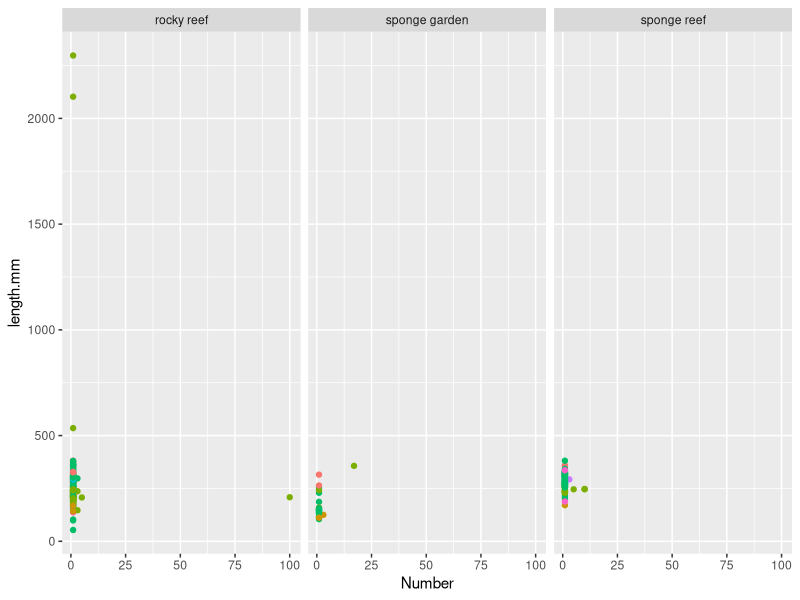
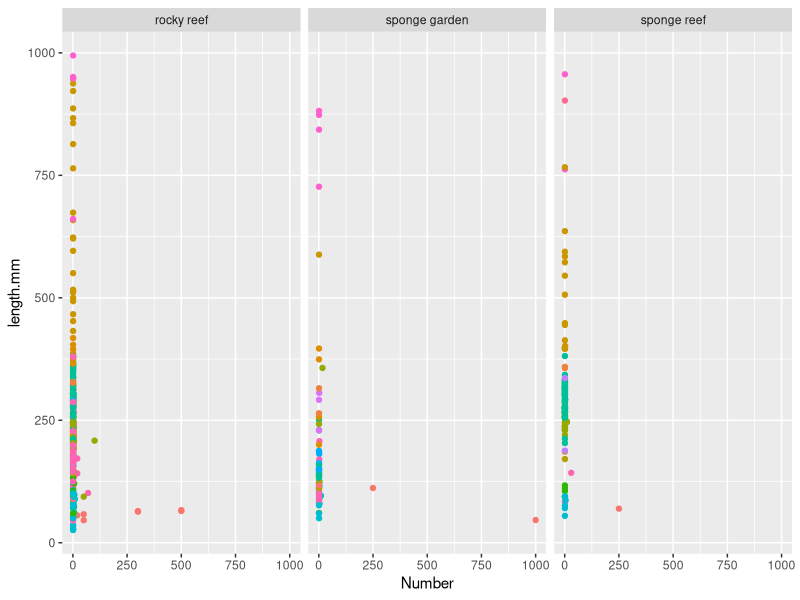
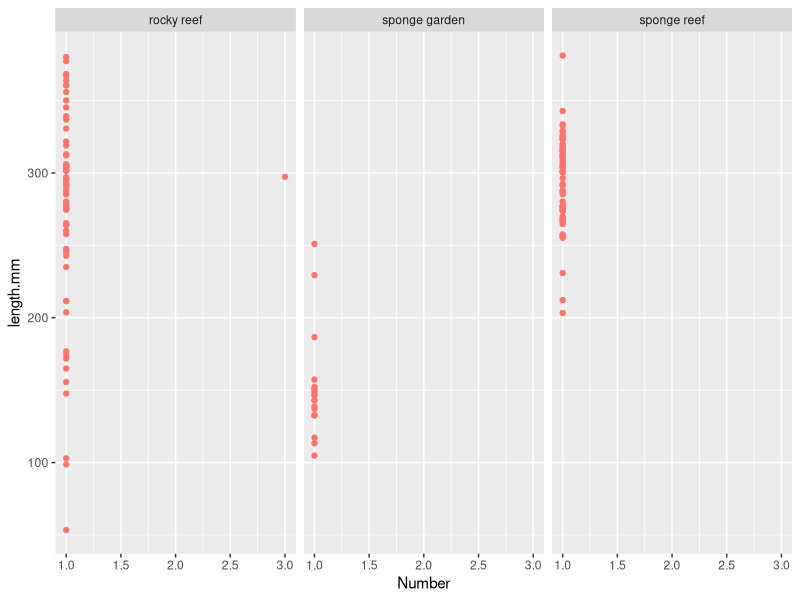
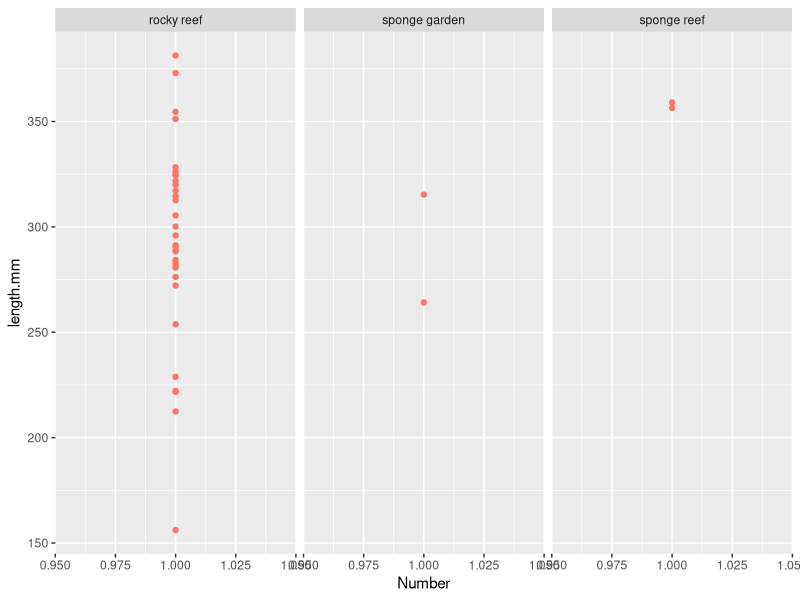
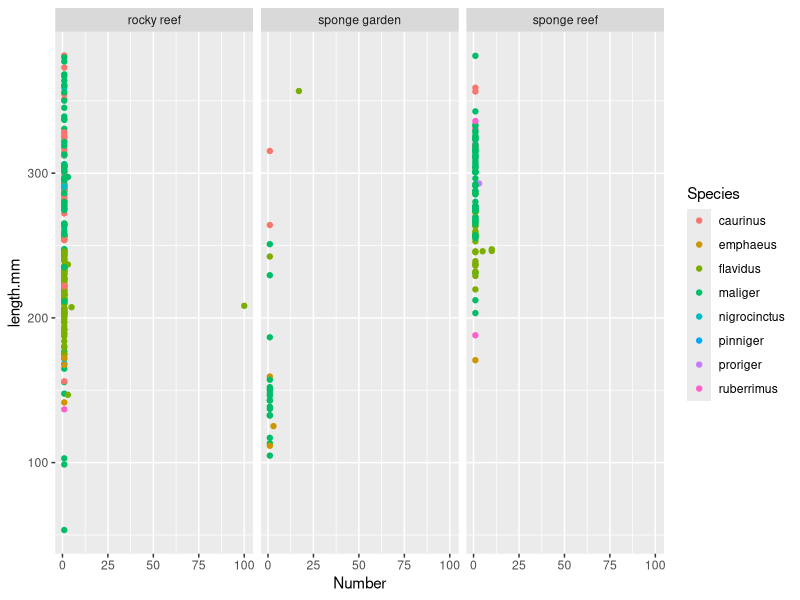

Source code (R) for these figures, in order:
## ---- chunk 1
knitr::opts_chunk$set(echo = TRUE)
## ---- chunk 2
library(tidyverse)
measurements <- read_csv("bruvs_fish_lengths.csv")

head(measurements)

# make a dataframe of just fish lengths

lengths <- measurements %>% drop_na(Species)

head(lengths)

# tidy up and check that lengths are correct

lengths %>% filter(Genus == "Sebastes") %>% ggplot() + geom_point(aes(Number, length.mm, colour = Species), show.legend = F) +
  facet_wrap(~habitat_type)

lengths %>% filter(length.mm >500) %>% select(Genus,Species,length.mm, OpCode) %>% print(n=39)

# clearly there are three rockfish that got mis-measured (three yellowtails probably because they are in schools and were far away) so we will remove them

lengths <- lengths %>% filter(!(Genus == "Sebastes" & length.mm > 500))

## ---- chunk 3
lengths %>% ggplot() + geom_point(aes(Number, length.mm, colour = Species), show.legend = F) +
  facet_wrap(~habitat_type)

lengths %>% filter(Species == "maliger") %>% ggplot() + geom_point(aes(Number, length.mm, colour = Species), show.legend = F) +
  facet_wrap(~habitat_type)

lengths %>% filter(Species == "caurinus") %>% ggplot() + geom_point(aes(Number, length.mm, colour = Species), show.legend = F) +
  facet_wrap(~habitat_type)

lengths %>% filter(Genus == "Sebastes") %>% ggplot() + geom_point(aes(Number, length.mm, colour = Species), show.legend = T) +
  facet_wrap(~habitat_type)

lengths %>% filter(length.mm >500) %>% select(Genus,Species,length.mm, OpCode) %>% print(n=39)

lengths %>% distinct(OpCode)

## ---- chunk 4

measurements 

current <- measurements %>% filter(is.na(Species))

